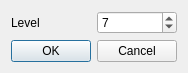
<ui version="4.0" >
 <class>HPRDialog</class>
 <widget class="QDialog" name="HPRDialog" >
  <property name="geometry" >
   <rect>
    <x>0</x>
    <y>0</y>
    <width>178</width>
    <height>72</height>
   </rect>
  </property>
  <property name="windowTitle" >
   <string>HPR</string>
  </property>
  <layout class="QVBoxLayout" >
   <item>
    <layout class="QHBoxLayout" >
     <item>
      <widget class="QLabel" name="label" >
       <property name="text" >
        <string>Level</string>
       </property>
      </widget>
     </item>
     <item>
      <widget class="QSpinBox" name="octreeLevelSpinBox" >
       <property name="toolTip" >
        <string>Octree Level (for point cloud shape approx.)</string>
       </property>
       <property name="value" >
        <number>7</number>
       </property>
      </widget>
     </item>
    </layout>
   </item>
   <item>
    <widget class="QDialogButtonBox" name="buttonBox" >
     <property name="orientation" >
      <enum>Qt::Horizontal</enum>
     </property>
     <property name="standardButtons" >
      <set>QDialogButtonBox::Cancel|QDialogButtonBox::NoButton|QDialogButtonBox::Ok</set>
     </property>
    </widget>
   </item>
  </layout>
 </widget>
 <resources>
  <include location="qHPR.qrc" />
 </resources>
 <connections>
  <connection>
   <sender>buttonBox</sender>
   <signal>accepted()</signal>
   <receiver>HPRDialog</receiver>
   <slot>accept()</slot>
   <hints>
    <hint type="sourcelabel" >
     <x>248</x>
     <y>254</y>
    </hint>
    <hint type="destinationlabel" >
     <x>157</x>
     <y>274</y>
    </hint>
   </hints>
  </connection>
  <connection>
   <sender>buttonBox</sender>
   <signal>rejected()</signal>
   <receiver>HPRDialog</receiver>
   <slot>reject()</slot>
   <hints>
    <hint type="sourcelabel" >
     <x>316</x>
     <y>260</y>
    </hint>
    <hint type="destinationlabel" >
     <x>286</x>
     <y>274</y>
    </hint>
   </hints>
  </connection>
 </connections>
</ui>
